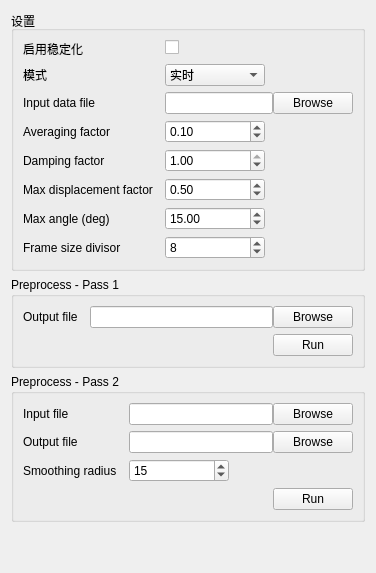
      <widget class="QWidget" name="tabStabilizer">
       <attribute name="title">
        <string>稳定化</string>
       </attribute>
       <layout class="QVBoxLayout" name="verticalLayout_5">
        <item>
         <widget class="QGroupBox" name="groupBox_11">
          <property name="sizePolicy">
           <sizepolicy hsizetype="Preferred" vsizetype="Maximum">
            <horstretch>0</horstretch>
            <verstretch>0</verstretch>
           </sizepolicy>
          </property>
          <property name="title">
           <string>设置</string>
          </property>
          <layout class="QFormLayout" name="formLayout_9">
           <property name="fieldGrowthPolicy">
            <enum>QFormLayout::AllNonFixedFieldsGrow</enum>
           </property>
           <property name="labelAlignment">
            <set>Qt::AlignLeading|Qt::AlignLeft|Qt::AlignVCenter</set>
           </property>
           <property name="formAlignment">
            <set>Qt::AlignLeading|Qt::AlignLeft|Qt::AlignTop</set>
           </property>
           <property name="horizontalSpacing">
            <number>12</number>
           </property>
           <item row="0" column="0">
            <widget class="QLabel" name="label_11">
             <property name="sizePolicy">
              <sizepolicy hsizetype="MinimumExpanding" vsizetype="Preferred">
               <horstretch>0</horstretch>
               <verstretch>0</verstretch>
              </sizepolicy>
             </property>
             <property name="minimumSize">
              <size>
               <width>0</width>
               <height>0</height>
              </size>
             </property>
             <property name="maximumSize">
              <size>
               <width>16777215</width>
               <height>16777215</height>
              </size>
             </property>
             <property name="text">
              <string>启用稳定化</string>
             </property>
            </widget>
           </item>
           <item row="0" column="1">
            <widget class="QCheckBox" name="checkBoxVideoStabilizerEnabled">
             <property name="sizePolicy">
              <sizepolicy hsizetype="MinimumExpanding" vsizetype="Fixed">
               <horstretch>0</horstretch>
               <verstretch>0</verstretch>
              </sizepolicy>
             </property>
             <property name="minimumSize">
              <size>
               <width>100</width>
               <height>0</height>
              </size>
             </property>
             <property name="maximumSize">
              <size>
               <width>100</width>
               <height>16777215</height>
              </size>
             </property>
             <property name="toolTip">
              <string>是否启用视频稳定化</string>
             </property>
             <property name="text">
              <string/>
             </property>
             <property name="checked">
              <bool>false</bool>
             </property>
            </widget>
           </item>
           <item row="1" column="0">
            <widget class="QLabel" name="label_39">
             <property name="sizePolicy">
              <sizepolicy hsizetype="MinimumExpanding" vsizetype="Preferred">
               <horstretch>0</horstretch>
               <verstretch>0</verstretch>
              </sizepolicy>
             </property>
             <property name="minimumSize">
              <size>
               <width>0</width>
               <height>0</height>
              </size>
             </property>
             <property name="maximumSize">
              <size>
               <width>16777215</width>
               <height>16777215</height>
              </size>
             </property>
             <property name="text">
              <string>模式</string>
             </property>
            </widget>
           </item>
           <item row="1" column="1">
            <widget class="QComboBox" name="comboBoxVideoStabilizerMode">
             <property name="sizePolicy">
              <sizepolicy hsizetype="MinimumExpanding" vsizetype="Fixed">
               <horstretch>0</horstretch>
               <verstretch>0</verstretch>
              </sizepolicy>
             </property>
             <property name="minimumSize">
              <size>
               <width>100</width>
               <height>0</height>
              </size>
             </property>
             <property name="maximumSize">
              <size>
               <width>100</width>
               <height>16777215</height>
              </size>
             </property>
             <property name="toolTip">
              <string>选择是实时稳定还是使用预处理数据稳定</string>
             </property>
             <item>
              <property name="text">
               <string>实时</string>
              </property>
             </item>
             <item>
              <property name="text">
               <string>预处理</string>
              </property>
             </item>
            </widget>
           </item>
           <item row="2" column="0">
            <widget class="QLabel" name="label_37">
             <property name="sizePolicy">
              <sizepolicy hsizetype="MinimumExpanding" vsizetype="Preferred">
               <horstretch>0</horstretch>
               <verstretch>0</verstretch>
              </sizepolicy>
             </property>
             <property name="minimumSize">
              <size>
               <width>0</width>
               <height>0</height>
              </size>
             </property>
             <property name="maximumSize">
              <size>
               <width>16777215</width>
               <height>16777215</height>
              </size>
             </property>
             <property name="text">
              <string>Input data file</string>
             </property>
            </widget>
           </item>
           <item row="2" column="1">
            <layout class="QHBoxLayout" name="horizontalLayout_7">
             <item>
              <widget class="QLineEdit" name="lineEditVideoStabilizerInputDataFile">
               <property name="sizePolicy">
                <sizepolicy hsizetype="Expanding" vsizetype="Fixed">
                 <horstretch>0</horstretch>
                 <verstretch>0</verstretch>
                </sizepolicy>
               </property>
               <property name="minimumSize">
                <size>
                 <width>100</width>
                 <height>0</height>
                </size>
               </property>
               <property name="toolTip">
                <string>通过第二次预处理后输出的数据文件</string>
               </property>
              </widget>
             </item>
             <item>
              <widget class="QPushButton" name="pushButtonVideoStabilizerBrowseInputDataFile">
               <property name="sizePolicy">
                <sizepolicy hsizetype="Preferred" vsizetype="Fixed">
                 <horstretch>0</horstretch>
                 <verstretch>0</verstretch>
                </sizepolicy>
               </property>
               <property name="text">
                <string>Browse</string>
               </property>
              </widget>
             </item>
            </layout>
           </item>
           <item row="3" column="0">
            <widget class="QLabel" name="label_41">
             <property name="sizePolicy">
              <sizepolicy hsizetype="MinimumExpanding" vsizetype="Preferred">
               <horstretch>0</horstretch>
               <verstretch>0</verstretch>
              </sizepolicy>
             </property>
             <property name="minimumSize">
              <size>
               <width>0</width>
               <height>0</height>
              </size>
             </property>
             <property name="maximumSize">
              <size>
               <width>16777215</width>
               <height>16777215</height>
              </size>
             </property>
             <property name="text">
              <string>Averaging factor</string>
             </property>
            </widget>
           </item>
           <item row="3" column="1">
            <widget class="QDoubleSpinBox" name="doubleSpinBoxVideoStabilizerAveragingFactor">
             <property name="sizePolicy">
              <sizepolicy hsizetype="MinimumExpanding" vsizetype="Fixed">
               <horstretch>0</horstretch>
               <verstretch>0</verstretch>
              </sizepolicy>
             </property>
             <property name="minimumSize">
              <size>
               <width>100</width>
               <height>0</height>
              </size>
             </property>
             <property name="maximumSize">
              <size>
               <width>100</width>
               <height>16777215</height>
              </size>
             </property>
             <property name="toolTip">
              <string>Used with real-time mode -- lower means better reaction to movements but worse centering</string>
             </property>
             <property name="decimals">
              <number>2</number>
             </property>
             <property name="maximum">
              <double>1.000000000000000</double>
             </property>
             <property name="singleStep">
              <double>0.100000000000000</double>
             </property>
             <property name="value">
              <double>0.100000000000000</double>
             </property>
            </widget>
           </item>
           <item row="4" column="0">
            <widget class="QLabel" name="label_25">
             <property name="sizePolicy">
              <sizepolicy hsizetype="MinimumExpanding" vsizetype="Preferred">
               <horstretch>0</horstretch>
               <verstretch>0</verstretch>
              </sizepolicy>
             </property>
             <property name="minimumSize">
              <size>
               <width>0</width>
               <height>0</height>
              </size>
             </property>
             <property name="maximumSize">
              <size>
               <width>16777215</width>
               <height>16777215</height>
              </size>
             </property>
             <property name="text">
              <string>Damping factor</string>
             </property>
            </widget>
           </item>
           <item row="4" column="1">
            <widget class="QDoubleSpinBox" name="doubleSpinBoxVideoStabilizerDampingFactor">
             <property name="sizePolicy">
              <sizepolicy hsizetype="MinimumExpanding" vsizetype="Fixed">
               <horstretch>0</horstretch>
               <verstretch>0</verstretch>
              </sizepolicy>
             </property>
             <property name="minimumSize">
              <size>
               <width>100</width>
               <height>0</height>
              </size>
             </property>
             <property name="maximumSize">
              <size>
               <width>100</width>
               <height>16777215</height>
              </size>
             </property>
             <property name="toolTip">
              <string>Decrease to scale down frame movements</string>
             </property>
             <property name="decimals">
              <number>2</number>
             </property>
             <property name="maximum">
              <double>1.000000000000000</double>
             </property>
             <property name="singleStep">
              <double>0.100000000000000</double>
             </property>
             <property name="value">
              <double>1.000000000000000</double>
             </property>
            </widget>
           </item>
           <item row="5" column="0">
            <widget class="QLabel" name="label_34">
             <property name="sizePolicy">
              <sizepolicy hsizetype="MinimumExpanding" vsizetype="Preferred">
               <horstretch>0</horstretch>
               <verstretch>0</verstretch>
              </sizepolicy>
             </property>
             <property name="minimumSize">
              <size>
               <width>0</width>
               <height>0</height>
              </size>
             </property>
             <property name="maximumSize">
              <size>
               <width>16777215</width>
               <height>16777215</height>
              </size>
             </property>
             <property name="text">
              <string>Max displacement factor</string>
             </property>
            </widget>
           </item>
           <item row="5" column="1">
            <widget class="QDoubleSpinBox" name="doubleSpinBoxVideoStabilizerMaxDisplacementFactor">
             <property name="sizePolicy">
              <sizepolicy hsizetype="MinimumExpanding" vsizetype="Fixed">
               <horstretch>0</horstretch>
               <verstretch>0</verstretch>
              </sizepolicy>
             </property>
             <property name="minimumSize">
              <size>
               <width>100</width>
               <height>0</height>
              </size>
             </property>
             <property name="maximumSize">
              <size>
               <width>100</width>
               <height>16777215</height>
              </size>
             </property>
             <property name="toolTip">
              <string>Decrease to hard limit the maximum frame displacement</string>
             </property>
             <property name="decimals">
              <number>2</number>
             </property>
             <property name="maximum">
              <double>99999.000000000000000</double>
             </property>
             <property name="singleStep">
              <double>0.100000000000000</double>
             </property>
             <property name="value">
              <double>0.500000000000000</double>
             </property>
            </widget>
           </item>
           <item row="7" column="0">
            <widget class="QLabel" name="label_14">
             <property name="sizePolicy">
              <sizepolicy hsizetype="MinimumExpanding" vsizetype="Preferred">
               <horstretch>0</horstretch>
               <verstretch>0</verstretch>
              </sizepolicy>
             </property>
             <property name="minimumSize">
              <size>
               <width>0</width>
               <height>0</height>
              </size>
             </property>
             <property name="maximumSize">
              <size>
               <width>16777215</width>
               <height>16777215</height>
              </size>
             </property>
             <property name="text">
              <string>Frame size divisor</string>
             </property>
            </widget>
           </item>
           <item row="7" column="1">
            <widget class="QSpinBox" name="spinBoxVideoStabilizerFrameSizeDivisor">
             <property name="sizePolicy">
              <sizepolicy hsizetype="MinimumExpanding" vsizetype="Fixed">
               <horstretch>0</horstretch>
               <verstretch>0</verstretch>
              </sizepolicy>
             </property>
             <property name="minimumSize">
              <size>
               <width>100</width>
               <height>0</height>
              </size>
             </property>
             <property name="maximumSize">
              <size>
               <width>100</width>
               <height>16777215</height>
              </size>
             </property>
             <property name="toolTip">
              <string>Larger divisor will mean faster stabilization analysis but less precision</string>
             </property>
             <property name="minimum">
              <number>1</number>
             </property>
             <property name="maximum">
              <number>99999</number>
             </property>
             <property name="value">
              <number>8</number>
             </property>
            </widget>
           </item>
           <item row="6" column="0">
            <widget class="QLabel" name="label_45">
             <property name="sizePolicy">
              <sizepolicy hsizetype="MinimumExpanding" vsizetype="Preferred">
               <horstretch>0</horstretch>
               <verstretch>0</verstretch>
              </sizepolicy>
             </property>
             <property name="minimumSize">
              <size>
               <width>0</width>
               <height>0</height>
              </size>
             </property>
             <property name="maximumSize">
              <size>
               <width>16777215</width>
               <height>16777215</height>
              </size>
             </property>
             <property name="text">
              <string>Max angle (deg)</string>
             </property>
            </widget>
           </item>
           <item row="6" column="1">
            <widget class="QDoubleSpinBox" name="doubleSpinBoxVideoStabilizerMaxAngle">
             <property name="sizePolicy">
              <sizepolicy hsizetype="MinimumExpanding" vsizetype="Fixed">
               <horstretch>0</horstretch>
               <verstretch>0</verstretch>
              </sizepolicy>
             </property>
             <property name="minimumSize">
              <size>
               <width>100</width>
               <height>0</height>
              </size>
             </property>
             <property name="maximumSize">
              <size>
               <width>100</width>
               <height>16777215</height>
              </size>
             </property>
             <property name="toolTip">
              <string>Limit the video rotation to this angle</string>
             </property>
             <property name="decimals">
              <number>2</number>
             </property>
             <property name="maximum">
              <double>360.000000000000000</double>
             </property>
             <property name="singleStep">
              <double>1.000000000000000</double>
             </property>
             <property name="value">
              <double>15.000000000000000</double>
             </property>
            </widget>
           </item>
          </layout>
         </widget>
        </item>
        <item>
         <widget class="QGroupBox" name="groupBox_16">
          <property name="sizePolicy">
           <sizepolicy hsizetype="Preferred" vsizetype="Preferred">
            <horstretch>0</horstretch>
            <verstretch>0</verstretch>
           </sizepolicy>
          </property>
          <property name="title">
           <string>Preprocess - Pass 1</string>
          </property>
          <layout class="QFormLayout" name="formLayout_10">
           <property name="sizeConstraint">
            <enum>QLayout::SetNoConstraint</enum>
           </property>
           <property name="fieldGrowthPolicy">
            <enum>QFormLayout::AllNonFixedFieldsGrow</enum>
           </property>
           <property name="labelAlignment">
            <set>Qt::AlignLeading|Qt::AlignLeft|Qt::AlignVCenter</set>
           </property>
           <property name="formAlignment">
            <set>Qt::AlignLeading|Qt::AlignLeft|Qt::AlignTop</set>
           </property>
           <property name="horizontalSpacing">
            <number>12</number>
           </property>
           <item row="0" column="0">
            <widget class="QLabel" name="label_24">
             <property name="sizePolicy">
              <sizepolicy hsizetype="MinimumExpanding" vsizetype="Preferred">
               <horstretch>0</horstretch>
               <verstretch>0</verstretch>
              </sizepolicy>
             </property>
             <property name="minimumSize">
              <size>
               <width>0</width>
               <height>0</height>
              </size>
             </property>
             <property name="maximumSize">
              <size>
               <width>16777215</width>
               <height>16777215</height>
              </size>
             </property>
             <property name="text">
              <string>Output file</string>
             </property>
            </widget>
           </item>
           <item row="0" column="1">
            <layout class="QHBoxLayout" name="horizontalLayout_8">
             <item>
              <widget class="QLineEdit" name="lineEditVideoStabilizerPassOneOutputFile">
               <property name="minimumSize">
                <size>
                 <width>100</width>
                 <height>0</height>
                </size>
               </property>
               <property name="toolTip">
                <string>Output file for the first preprocess pass</string>
               </property>
              </widget>
             </item>
             <item>
              <widget class="QPushButton" name="pushButtonVideoStabilizerBrowsePassOneOutputFile">
               <property name="sizePolicy">
                <sizepolicy hsizetype="Preferred" vsizetype="Fixed">
                 <horstretch>0</horstretch>
                 <verstretch>0</verstretch>
                </sizepolicy>
               </property>
               <property name="text">
                <string>Browse</string>
               </property>
              </widget>
             </item>
            </layout>
           </item>
           <item row="1" column="1">
            <layout class="QHBoxLayout" name="horizontalLayout_11">
             <item>
              <spacer name="horizontalSpacer">
               <property name="orientation">
                <enum>Qt::Horizontal</enum>
               </property>
               <property name="sizeHint" stdset="0">
                <size>
                 <width>40</width>
                 <height>20</height>
                </size>
               </property>
              </spacer>
             </item>
             <item>
              <widget class="QPushButton" name="pushButtonVideoStabilizerPassOneRun">
               <property name="sizePolicy">
                <sizepolicy hsizetype="Preferred" vsizetype="Fixed">
                 <horstretch>0</horstretch>
                 <verstretch>0</verstretch>
                </sizepolicy>
               </property>
               <property name="text">
                <string>Run</string>
               </property>
              </widget>
             </item>
            </layout>
           </item>
          </layout>
         </widget>
        </item>
        <item>
         <widget class="QGroupBox" name="groupBox_15">
          <property name="title">
           <string>Preprocess - Pass 2</string>
          </property>
          <layout class="QFormLayout" name="formLayout_11">
           <property name="fieldGrowthPolicy">
            <enum>QFormLayout::AllNonFixedFieldsGrow</enum>
           </property>
           <property name="labelAlignment">
            <set>Qt::AlignLeading|Qt::AlignLeft|Qt::AlignVCenter</set>
           </property>
           <property name="formAlignment">
            <set>Qt::AlignLeading|Qt::AlignLeft|Qt::AlignTop</set>
           </property>
           <property name="horizontalSpacing">
            <number>12</number>
           </property>
           <item row="0" column="0">
            <widget class="QLabel" name="label_31">
             <property name="sizePolicy">
              <sizepolicy hsizetype="MinimumExpanding" vsizetype="Preferred">
               <horstretch>0</horstretch>
               <verstretch>0</verstretch>
              </sizepolicy>
             </property>
             <property name="minimumSize">
              <size>
               <width>0</width>
               <height>0</height>
              </size>
             </property>
             <property name="maximumSize">
              <size>
               <width>16777215</width>
               <height>16777215</height>
              </size>
             </property>
             <property name="text">
              <string>Input file</string>
             </property>
            </widget>
           </item>
           <item row="0" column="1">
            <layout class="QHBoxLayout" name="horizontalLayout_9">
             <item>
              <widget class="QLineEdit" name="lineEditVideoStabilizerPassTwoInputFile">
               <property name="minimumSize">
                <size>
                 <width>100</width>
                 <height>0</height>
                </size>
               </property>
               <property name="toolTip">
                <string>Data file that was output by the first preprocess pass</string>
               </property>
              </widget>
             </item>
             <item>
              <widget class="QPushButton" name="pushButtonVideoStabilizerBrowsePassTwoInputFile">
               <property name="sizePolicy">
                <sizepolicy hsizetype="Preferred" vsizetype="Fixed">
                 <horstretch>0</horstretch>
                 <verstretch>0</verstretch>
                </sizepolicy>
               </property>
               <property name="text">
                <string>Browse</string>
               </property>
              </widget>
             </item>
            </layout>
           </item>
           <item row="1" column="0">
            <widget class="QLabel" name="label_35">
             <property name="sizePolicy">
              <sizepolicy hsizetype="MinimumExpanding" vsizetype="Preferred">
               <horstretch>0</horstretch>
               <verstretch>0</verstretch>
              </sizepolicy>
             </property>
             <property name="minimumSize">
              <size>
               <width>0</width>
               <height>0</height>
              </size>
             </property>
             <property name="maximumSize">
              <size>
               <width>16777215</width>
               <height>16777215</height>
              </size>
             </property>
             <property name="text">
              <string>Output file</string>
             </property>
            </widget>
           </item>
           <item row="1" column="1">
            <layout class="QHBoxLayout" name="horizontalLayout_10">
             <item>
              <widget class="QLineEdit" name="lineEditVideoStabilizerPassTwoOutputFile">
               <property name="minimumSize">
                <size>
                 <width>100</width>
                 <height>0</height>
                </size>
               </property>
               <property name="toolTip">
                <string>Output file for the second preprocess pass</string>
               </property>
              </widget>
             </item>
             <item>
              <widget class="QPushButton" name="pushButtonVideoStabilizerBrowsePassTwoOutputFile">
               <property name="sizePolicy">
                <sizepolicy hsizetype="Preferred" vsizetype="Fixed">
                 <horstretch>0</horstretch>
                 <verstretch>0</verstretch>
                </sizepolicy>
               </property>
               <property name="text">
                <string>Browse</string>
               </property>
              </widget>
             </item>
            </layout>
           </item>
           <item row="2" column="0">
            <widget class="QLabel" name="label_36">
             <property name="sizePolicy">
              <sizepolicy hsizetype="MinimumExpanding" vsizetype="Preferred">
               <horstretch>0</horstretch>
               <verstretch>0</verstretch>
              </sizepolicy>
             </property>
             <property name="minimumSize">
              <size>
               <width>0</width>
               <height>0</height>
              </size>
             </property>
             <property name="maximumSize">
              <size>
               <width>16777215</width>
               <height>16777215</height>
              </size>
             </property>
             <property name="text">
              <string>Smoothing radius</string>
             </property>
            </widget>
           </item>
           <item row="2" column="1">
            <widget class="QSpinBox" name="spinBoxVideoStabilizerSmoothingRadius">
             <property name="sizePolicy">
              <sizepolicy hsizetype="MinimumExpanding" vsizetype="Fixed">
               <horstretch>0</horstretch>
               <verstretch>0</verstretch>
              </sizepolicy>
             </property>
             <property name="minimumSize">
              <size>
               <width>100</width>
               <height>0</height>
              </size>
             </property>
             <property name="maximumSize">
              <size>
               <width>100</width>
               <height>16777215</height>
              </size>
             </property>
             <property name="toolTip">
              <string>How many frames to use for the centered rolling average calculation</string>
             </property>
             <property name="maximum">
              <number>99999</number>
             </property>
             <property name="value">
              <number>15</number>
             </property>
            </widget>
           </item>
           <item row="3" column="1">
            <layout class="QHBoxLayout" name="horizontalLayout_13">
             <item>
              <spacer name="horizontalSpacer_4">
               <property name="orientation">
                <enum>Qt::Horizontal</enum>
               </property>
               <property name="sizeHint" stdset="0">
                <size>
                 <width>40</width>
                 <height>20</height>
                </size>
               </property>
              </spacer>
             </item>
             <item>
              <widget class="QPushButton" name="pushButtonVideoStabilizerPassTwoRun">
               <property name="sizePolicy">
                <sizepolicy hsizetype="Preferred" vsizetype="Fixed">
                 <horstretch>0</horstretch>
                 <verstretch>0</verstretch>
                </sizepolicy>
               </property>
               <property name="text">
                <string>Run</string>
               </property>
              </widget>
             </item>
            </layout>
           </item>
          </layout>
         </widget>
        </item>
        <item>
         <spacer name="verticalSpacer_6">
          <property name="orientation">
           <enum>Qt::Vertical</enum>
          </property>
          <property name="sizeHint" stdset="0">
           <size>
            <width>20</width>
            <height>40</height>
           </size>
          </property>
         </spacer>
        </item>
       </layout>
      </widget>
